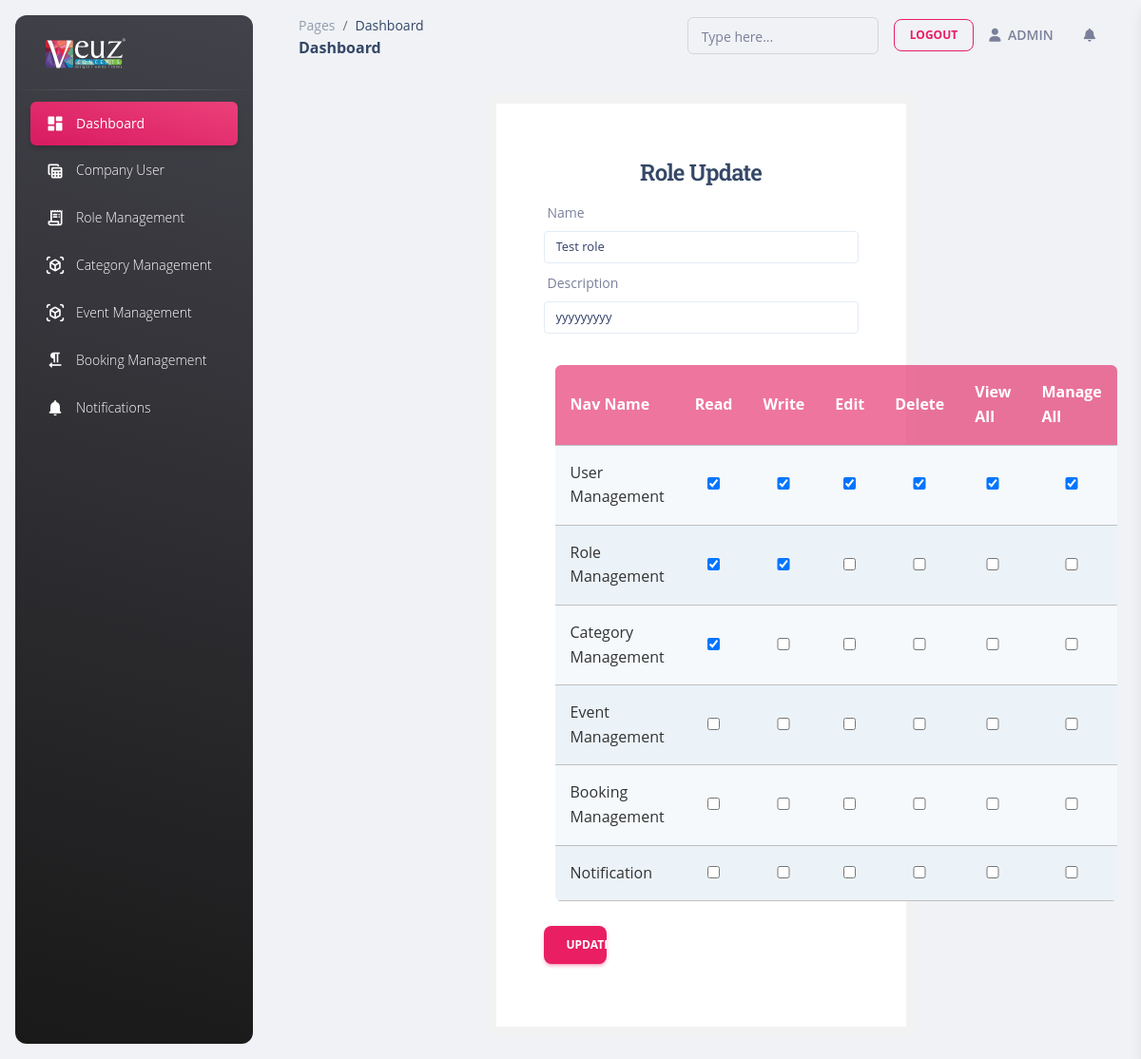
The page /edit_role/5 (signed in) on the database its author committed.
### myapp/models.py (models this page shows)
class common(models.Model):  # COMM0N
    dt = models.DateField(auto_now=True)
    tm = models.TimeField(auto_now=True)
    updated = models.DateTimeField(default=timezone.now)
    status = models.CharField(max_length=255, null=True)
    created_by = models.ForeignKey(User,on_delete=models.CASCADE,related_name="%(app_label)s_%(class)s_ownership", null=True)
    class Meta:
        abstract = True

class company_Role_Master(common):
    role_name = models.CharField(max_length=25,null=True)
    description  = models.TextField(null=True)
    company_id = models.ForeignKey(company_Master,related_name='company_Role_Master_company_master_id',null=True,on_delete=models.CASCADE)

class company_Role_Nav_Master(common):
    role_id = models.ForeignKey(company_Role_Master,related_name='company_Role_Nav_Master_role_id',null=True,on_delete=models.CASCADE)
    nav_name = models.CharField(max_length=25,choices=nav_Nav_Base,null=True)
    Read = models.BooleanField(default=False)
    Write = models.BooleanField(default=False)
    Edit = models.BooleanField(default=False)
    Delete = models.BooleanField(default=False)
    View_All = models.BooleanField(default=False)
    Manage_All = models.BooleanField(default=False)

### myapp/views.py (the view, shortened to what this page needs)
# urls.py: path('edit_role/<int:pk>',views.edit_role,name='edit_role'),
def edit_role(request,pk):
    role_data = company_Role_Master.objects.get(id=pk)
    role_user_management = company_Role_Nav_Master.objects.get(role_id_id=pk,nav_name="User Management")
    role_Role_management = company_Role_Nav_Master.objects.get(role_id_id=pk,nav_name="Role Management")
    role_Category_management = company_Role_Nav_Master.objects.get(role_id_id=pk,nav_name="Category Management")
    role_event_management = company_Role_Nav_Master.objects.get(role_id_id=pk,nav_name="Event Management")
    role_Booking_management = company_Role_Nav_Master.objects.get(role_id_id=pk,nav_name="Booking Management")
    role_Notification = company_Role_Nav_Master.objects.get(role_id_id=pk,nav_name="Notification")
    context = {
        'data':role_data,
        'role_user_management':role_user_management,
        'role_Role_management':role_Role_management,
        'role_Category_management':role_Category_management,
        'role_event_management':role_event_management,
        'role_Booking_management':role_Booking_management,
        'role_Notification':role_Notification
    }
    return render(request,'edit_role.html',context)

### myapp/templatetags/nav.py (called while the page is built)
@register.filter(name='get_nav_name')
def get_nav_name(value,args):
    data = User.objects.get(id=value.id)
    return data.is_superuser

### myapp/templates/edit_role.html (shortened to what this page needs)
{% extends 'base.html' %}
{% load static %}
{% block content %}
<div class="form-box">
    <h1 style="    font-size: 24px;
    padding: 7px 17px;">Role Update</h1>
    <form action="" method="post">
      <div class="form-group">
        <label for="name"> Name</label>
        <input class="form-control" id="name" value="{{data.role_name}}" type="text" name="Name">
      </div>
      <div class="form-group">
        <label for="email">Description</label>
        <input class="form-control" id="email" value="{{data.description}}" type="text" name="description">
      </div>
     <br>
      <div class="container">
          <table class="rwd-table">
            <tbody>
              <tr>
                <th>Nav Name</th>
                <th>Read</th>
                <th>Write	</th>
                <th>Edit</th>
                <th>Delete</th>
                <th>View All</th>
                <th>Manage All</th>
              </tr>
              <tr>
                <td data-th="Supplier Code">
                User Management
                </td>
                <td data-th="Supplier Name">
                  <input value="True" name="user_management_read" type="checkbox" {% if role_user_management.Read == True %} checked {% endif %}>
                </td>
                <td data-th="Invoice Number">
                    <input value="True" name="user_management_write" type="checkbox" {% if role_user_management.Write == True %} checked {% endif %}>
                </td>
                <td data-th="Invoice Date">
                    <input value="True" name="user_management_edit" type="checkbox" {% if role_user_management.Edit == True %} checked {% endif %}>
                </td>
                <td data-th="Due Date">
                    <input value="True" name="user_management_delete" type="checkbox" {% if role_user_management.Delete == True %} checked {% endif %}>
                </td>
                <td data-th="Net Amount">
                    <input value="True" name="user_management_view_all" type="checkbox" {% if role_user_management.View_All == True %} checked {% endif %}>
                </td>
                <td data-th="Net Amount">
                    <input value="True" name="user_management_manage_all" type="checkbox" {% if role_user_management.Manage_All == True %} checked {% endif %}>
                </td>
              </tr>
              <tr>
                <td data-th="Supplier Code">
                Role Management
                </td>
                <td data-th="Supplier Name">
                  <input value="True" name="Role_management_read" type="checkbox" {% if role_Role_management.Read == True %} checked {% endif %}>
                </td>
                <td data-th="Invoice Number">
                    <input value="True" name="Role_management_write" type="checkbox" {% if role_Role_management.Write == True %} checked {% endif %}>
                </td>
                <td data-th="Invoice Date">
                    <input value="True" name="Role_management_edit" type="checkbox" {% if role_Role_management.Edit == True %} checked {% else %}  {% endif %}>
                </td>
                <td data-th="Due Date">
                    <input value="True" name="Role_management_delete" type="checkbox" {% if role_Role_management.Delete == True %} checked {% else %}  {% endif %}>
                </td>
                <td data-th="Net Amount">
                    <input value="True" name="Role_management_view_all" type="checkbox" {% if role_Role_management.View_All == True %} checked {% else %}  {% endif %}>
                </td>
                <td data-th="Net Amount">
                    <input value="True" name="Role_management_manage_all" type="checkbox" {% if role_Role_management.Manage_All == True %} checked {% else %}  {% endif %}>
                </td>
              </tr>
              <tr>
                <td data-th="Supplier Code">
                Category Management
                </td>
                <td data-th="Supplier Name">
                  <input value="True" name="Category_management_read" type="checkbox" {% if role_Category_management.Read == True %} checked {% endif %}>
                </td>
                <td data-th="Invoice Number">
                    <input value="True" name="Category_management_write" type="checkbox" {% if role_Category_management.Write == True %} checked {% else %}  {% endif %}>
                </td>
                <td data-th="Invoice Date">
                    <input value="True" name="Category_management_edit" type="checkbox" {% if role_Category_management.Edit == True %} checked {% else %}  {% endif %}>
                </td>
                <td data-th="Due Date">
                    <input value="True" name="Category_management_delete" type="checkbox" {% if role_Category_management.Delete == True %} checked {% else %}  {% endif %}>
                </td>
                <td data-th="Net Amount">
                    <input value="True" name="Category_management_view_all" type="checkbox" {% if role_Category_management.View_All == True %} checked {% else %}  {% endif %}>
                </td>
                <td data-th="Net Amount">
                    <input value="True" name="Category_management_manage_all" type="checkbox" {% if role_Category_management.Manage_All == True %} checked {% else %}  {% endif %}>
                </td>
              </tr>
              <tr>
                <td data-th="Supplier Code">
                Event Management
                </td>
                <td data-th="Supplier Name">
                  <input value="True" name="Event_management_read" type="checkbox" {% if role_event_management.Read == True %} checked {% else %}  {% endif %}>
                </td>
                <td data-th="Invoice Number">
                    <input value="True" name="Event_management_write" type="checkbox" {% if role_event_management.Write == True %} checked {% else %}  {% endif %}>
                </td>
                <td data-th="Invoice Date">
                    <input value="True" name="Event_management_edit" type="checkbox" {% if role_event_management.Edit == True %} checked {% else %}  {% endif %}>
                </td>
                <td data-th="Due Date">
                    <input value="True" name="Event_management_delete" type="checkbox" {% if role_event_management.Delete == True %} checked {% else %}  {% endif %}>
                </td>
                <td data-th="Net Amount">
                    <input value="True" name="Event_management_view_all" type="checkbox" {% if role_event_management.View_All == True %} checked {% else %}  {% endif %}>
                </td>
                <td data-th="Net Amount">
                    <input value="True" name="Event_management_manage_all" type="checkbox" {% if role_event_management.Manage_All == True %} checked {% else %}  {% endif %}>
                </td>
              </tr>
              <tr>
                <td data-th="Supplier Code">
                Booking Management
                </td>
                <td data-th="Supplier Name">
                  <input value="True" name="Booking_management_read" type="checkbox" {% if role_Booking_management.Read == True %} checked {% else %}  {% endif %}>
                </td>
                <td data-th="Invoice Number">
                    <input value="True" name="Booking_management_write" type="checkbox" {% if role_Booking_management.Write == True %} checked {% else %}  {% endif %}>
                </td>
                <td data-th="Invoice Date">
                    <input value="True" name="Booking_management_edit" type="checkbox" {% if role_Booking_management.Edit == True %} checked {% else %}  {% endif %}>
                </td>
                <td data-th="Due Date">
                    <input value="True" name="Booking_management_delete" type="checkbox" {% if role_Booking_management.Delete == True %} checked {% else %}  {% endif %}>
                </td>
                <td data-th="Net Amount">
                    <input value="True" name="Booking_management_view_all" type="checkbox" {% if role_Booking_management.View_All == True %} checked {% else %}  {% endif %}>
                </td>
                <td data-th="Net Amount">
                    <input value="True" name="Booking_management_manage_all" type="checkbox" {% if role_Booking_management.Manage_All == True %} checked {% else %}  {% endif %}>
                </td>
              </tr>
              <tr>
                <td data-th="Supplier Code">
               Notification
                </td>
                <td data-th="Supplier Name">
                  <input value="True" name="Notification_management_read" type="checkbox" {% if role_Notification.Read == True %} checked {% else %}  {% endif %}>
                </td>
                <td data-th="Invoice Number">
                    <input value="True" name="Notification_management_write" type="checkbox" {% if role_Notification.Write == True %} checked {% else %}  {% endif %}>
                </td>
                <td data-th="Invoice Date">
                    <input value="True" name="Notification_management_edit" type="checkbox" {% if role_Notification.Edit == True %} checked {% else %}  {% endif %}>
                </td>
                <td data-th="Due Date">
                    <input value="True" name="Notification_management_delete" type="checkbox" {% if role_Notification.Delete == True %} checked {% else %}  {% endif %}>
                </td>
                <td data-th="Net Amount">
                    <input value="True" name="Notification_management_view_all" type="checkbox" {% if role_Notification.View_All == True %} checked {% else %}  {% endif %}>
                </td>
                <td data-th="Net Amount">
                    <input value="True" name="Notification_management_manage_all" type="checkbox" {% if role_Notification.Manage_All == True %} checked {% else %}  {% endif %}>
                </td>
              </tr>
            </tbody>
          </table>
        </div>
      <br>
      <input style="    width: 20%;" class="btn btn-primary" type="submit" value="Update" />
      </div>
  </div>
{% endblock %}

### myapp/templates/edit_role.html (style rules this page uses)
.form-box { max-width: 50%; margin: auto; padding: 50px; background: #ffffff; border: 10px solid #f2f2f2; }
h1, p { text-align: center; }
input, textarea { width: 100%; }
.form-control { display: block; width: 100%; padding: 0.375rem 0.75rem; font-size: .8125rem; font-weight: 400; line-height: 1.5; color: #303e67; background-color: #fff; background-clip: padding-box; border: 1px solid #e3ebf6; appearance: none; border-radius: 0.25rem; transition: border-color 0.15s ease-in-out, box-shadow 0.15s ease-in-out; }
.form-group { margin: 8px 0px; }
* { font-family: 'Open Sans', sans-serif; }
.rwd-table { margin: auto; min-width: 300px; max-width: 100%; border-collapse: collapse; }
.rwd-table tr:first-child { border-top: none; background: #e53471ad; color: #fff; }
.rwd-table tr { border-top: 1px solid #ddd; border-bottom: 1px solid #ddd; background-color: #f5f9fc; }
.rwd-table tr:nth-child(odd):not(:first-child) { background-color: #ebf3f9; }
.rwd-table th { display: none; }
.rwd-table td { display: block; }
.rwd-table td:first-child { margin-top: .5em; }
.rwd-table td:last-child { margin-bottom: .5em; }
.rwd-table td:before { content: attr(data-th) ": "; font-weight: bold; width: 120px; display: inline-block; color: #000; }
.rwd-table th, .rwd-table td { text-align: left; }
.rwd-table { color: #333; border-radius: .4em; overflow: hidden; }
.rwd-table tr { border-color: #bfbfbf; }
.rwd-table th, .rwd-table td { padding: .5em 1em; }
@media screen and (min-width: 600px) { .rwd-table td:before { display: none; } }
@media screen and (min-width: 600px) { .rwd-table th, .rwd-table td { display: table-cell; padding: .25em .5em; } }
@media screen and (min-width: 600px) { .rwd-table th:first-child, .rwd-table td:first-child { padding-left: 0; } }
@media screen and (min-width: 600px) { .rwd-table th:last-child, .rwd-table td:last-child { padding-right: 0; } }
@media screen and (min-width: 600px) { .rwd-table th, .rwd-table td { padding: 1em !important; } }

### rows shown on the page
company_Role_Master: Name "Test role", description "yyyyyyyyy"
company_Role_Nav_Master: Read "☑", Write "☑", Edit "☑", Delete "☑", View_All "☑", Manage_All "☑"
company_Role_Nav_Master: Read "☑", Write "☑"
company_Role_Nav_Master: Read "☑"
